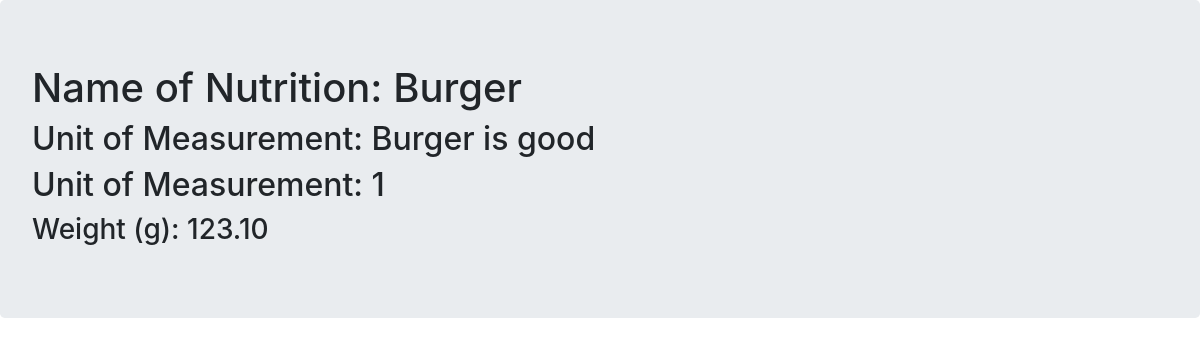
/products-details/1 (signed in), run on an earlier commit of the app's database.
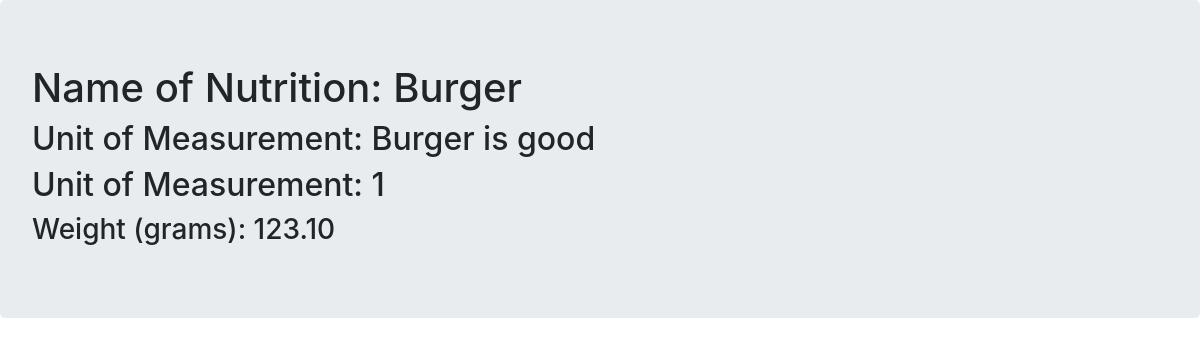
And on a later commit of the database.
### foodCMS/models.py (models this page shows, shortened)
class NutriDirectory(models.Model):
    prod_id = models.ForeignKey(Products, on_delete=models.CASCADE)
    nutri_info_id = models.ForeignKey(NutritionInfo, on_delete=models.CASCADE)
    value = models.FloatField(verbose_name="Value")
    class Meta:
        unique_together = ('prod_id', 'nutri_info_id',)
    def __str__(self):
        return "{} ({}): {:.2f}".format(self.nutri_info_id.name,
                                        self.nutri_info_id.unit,
                                        self.value)

class NutritionInfo(models.Model):
    name = models.CharField(max_length=50,verbose_name="Name")
    unit = models.CharField(max_length=50,verbose_name="Unit")

### foodCMS/views.py (the view)
# urls.py: path('products-details/<int:pk>',views.ProductsDetailView.as_view(),
@method_decorator(login_required, name="dispatch")
class ProductsDetailView(DetailView):
    model = Products
    template_name = 'foodCMS/products/productsDetailView.html'
    def get_context_data(self, **kwargs):
        kwargs = super(ProductsDetailView, self).get_context_data(**kwargs)
        nutri_directory = NutriDirectory.objects.filter(prod_id=self.get_object())
        kwargs.update({
            'nutri_directory': nutri_directory
        })
        return kwargs

### foodCMS/templates/foodCMS/products/productsDetailView.html
{% extends "../base.html" %}
{% block maincontent %}
<div class="jumbotron">
    <h1>Name of Nutrition: {{ object.name }}</h1>
    <h2>Unit of Measurement: {{ object.description }}</h2>
    <h2>Unit of Measurement: {{ object.status }}</h2>
    {% for info in nutri_directory %}
        <h3>{{ info }}</h3>
    {% endfor %}
</div>
{% endblock %}

What changed in the data, as far as the page shows it:
changed through a linked row, NutriDirectory: nutri_info_id+value "Weight (g): 123.10" → "Weight (grams): 123.10"
